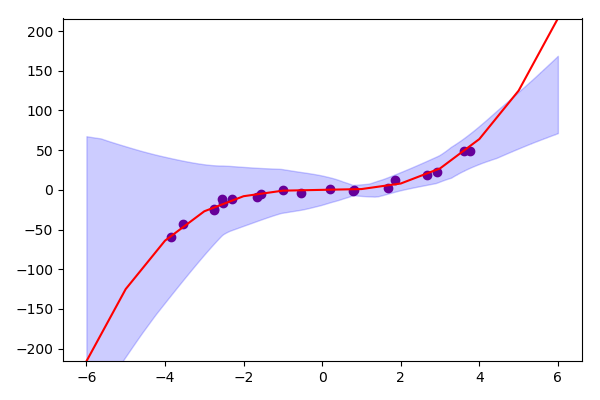

Here is the Python script that generated this plot:
''' 
	Attempt to reproduce the Toy Experiment of
	Simple and Scalable Predictive Uncertainty Estimation using Deep Ensembles
	http://bit.ly/2C9Z8St
 '''

import numpy as np
np.random.seed(42)

from sklearn import preprocessing
from sklearn.model_selection import train_test_split
	
from keras.models import Sequential, Model, load_model
from keras.layers import Dense, Dropout, Activation, Input
from keras import losses
from keras import optimizers
from keras.constraints import maxnorm, nonneg
from keras.utils import np_utils
from keras import backend as K



def read_external_dataset(path):
	dataset = np.loadtxt('datasets/rw/yacht_full.dat')
	dataset = preprocessing.scale(dataset)
	n_features = dataset.shape[1] - 1
	train, test = train_test_split(dataset, test_size=0.25, random_state=42)
	X_train = train[:, 0:n_features]
	y_train = train[:, n_features]

	X_test = test[:, 0:n_features]
	y_test = test[:, n_features]

	return X_train, y_train, X_test, y_test

def make_toy_dataset():
	n_train = 20
	n_test = 30000
	X_train = np.random.uniform( -4.0, 4.0, n_train )
	X_train = np.sort(X_train)
	y_train = np.power(X_train, 3.0) + np.random.normal(0.0, 3.0, len(X_train))
	X_test = np.random.uniform( -6.0, 6.0, n_test )
	X_test = np.sort( X_test )
	y_test = np.power( X_test, 3.0 )

	X_train = X_train.reshape((len(X_train),1))
	X_test = X_test.reshape((len(X_test),1))

	return X_train, y_train, X_test, y_test


def build_mean_branch(inputs):
	x = inputs
	x = Dense(100, activation='relu')(x)
	x = Dense(1, activation='linear', name='mean_output')(x)
	return x

def built_variance_branch(inputs):
	x = inputs
	x = Dense(100, activation='relu')(x)
	x = Dense(1, activation='softplus', name='var_output')(x) 
	return x

X_train, y_train, X_test, y_test = make_toy_dataset()
n_features = X_train.shape[1]

def generateAndTrainModel(name):

	inputs = Input(shape=(n_features,))
	mean_branch = build_mean_branch(inputs)
	var_branch = built_variance_branch(inputs)
	label_mean = Input(shape=(1,))
	model = Model(inputs=[inputs, label_mean], outputs=[mean_branch, var_branch])

	# custom loss
	loss = 0.5*K.log(var_branch + 1e-6) + 0.5*K.square(label_mean - mean_branch) / (var_branch + 1e-6)

	model.add_loss( loss )
	optimizer = optimizers.Adam( lr=0.1 )
	model.compile( optimizer=optimizer, loss=None )

	model.fit( [X_train, y_train], epochs=500, batch_size=5)

	return model

def getModelPrediction(model):
	result = model.predict([X_test, y_test])
	return np.squeeze(result)


N_ensemble = 5

means = []
variances = []


# ensemble
for i in range(N_ensemble):
	model = generateAndTrainModel('model_'+str(i))
	result = getModelPrediction(model)
	means.append(result[0])
	variances.append(result[1])

meanE = np.mean(means, axis=0)
varianceE = 0

for i in range(N_ensemble):
	varianceE = varianceE + variances[i] + np.square(means[i])

varianceE = varianceE / N_ensemble - np.square(meanE)


if n_features == 1:

	import matplotlib.pyplot as plt

	fig = plt.figure(figsize=(6,4))
	ax = fig.add_subplot(111)

	ax.scatter(np.squeeze(X_train), y_train, color='purple')
	ax.plot(np.arange(-6.0,7.0), np.power(np.arange(-6.0,7.0),3.0), color='red')
	
	three_stdE = 3.0 * np.sqrt(varianceE)
	
	ax.fill_between(np.squeeze(X_test), meanE + three_stdE, meanE - three_stdE, alpha=0.2, color='blue')

	plt.ylim(top=np.max(y_test))  
	plt.ylim(bottom=np.min(y_test))

	fig.tight_layout()

	plt.show()
